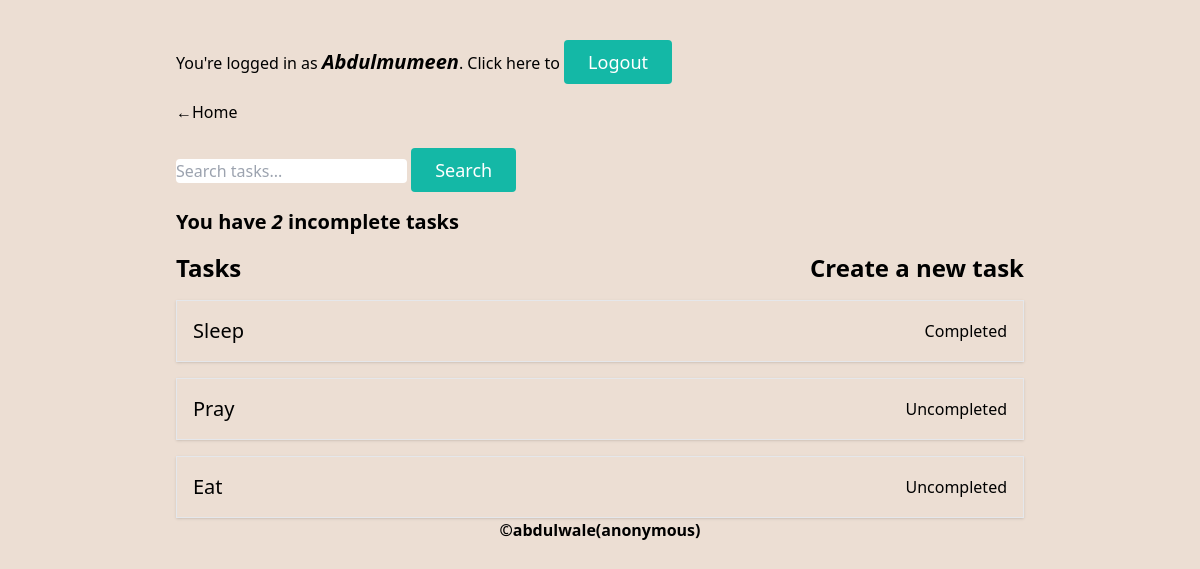
/todo-app/ (signed in), run on the app's committed database.
### todo_app/models.py (models this page shows)
class Task(models.Model):
    user = models.ForeignKey(User, on_delete=models.CASCADE)
    title = models.CharField(max_length=25)
    description = models.TextField()
    created_at = models.DateTimeField(auto_now_add=True)
    is_completed = models.BooleanField(default=False)
    updated = models.DateTimeField(auto_now=True)
    class Meta:
        ordering = ['-is_completed']
    def __str__(self):
        return self.title

### todo_app/views.py (the view)
# urls.py: path('', homePage, name="home-page"),
@login_required
def homePage(request):
    q = request.GET.get('q', None)
    if q is None or q is "":
        tasks = Task.objects.filter(user=request.user)
    elif q is not None:
        tasks = Task.objects.filter(user=request.user, title__icontains=q)
    count = Task.objects.filter(user=request.user, is_completed=False).count()
    return render(request, 'todo_app/homepage.html', {'tasks':tasks, 'count':count})

### todo_app/templates/todo_app/homepage.html
{% extends "todo_app/base.html" %} {% block title %}Tasks{% endblock %}
{% block content %}
<a href="{% url 'land-page' %}">&larr;Home</a>
<nav>
  <div class="flex justify-between items-center">
    <form action="" method="get">
      <input
        type="text"
        id="q"
        name="q"
        value="{{ request.GET.q }}"
        placeholder="Search tasks..."
        aria-label="Search"
        class="rounded"
      />
      <button
        class="mt-6 inline-flex text-white bg-teal-500 border-0 py-2 px-6 focus:outline-none hover:bg-teal-600 rounded text-lg"
        type="submit"
      >
        Search
      </button>
    </form>
  </div>
</nav>
<h3 class="mt-4 mb-4 text-xl font-bold">
  You have <em>{{count}}</em> incomplete tasks
</h3>
<div class="flex mb-4 mt-4 font-bold text-2xl justify-between items-center">
  <h2>Tasks</h2>
  <a class="items-end" href="{% url 'todo-app:create-page' %}"
    >Create a new task</a
  >
</div>
<ul class="space-y-4">
  {% for task in tasks %}
  <div
    class="flex py-4 px-4 justify-between items-center shadow border border-solid"
  >
    <div>
      <li>
        <a class="text-xl" href="{% url 'todo-app:detail-page' task.pk %}"
          >{{task}}</a
        >
      </li>
    </div>
    <div>
      {% if task.is_completed %}
      <p>Completed</p>
      {% else %}
      <p>Uncompleted</p>
      {% endif %}
    </div>
  </div>
  {% endfor %}
</ul>
{% endblock %}

### todo_app/templates/todo_app/base.html (shortened to what this page needs)
{% load static tailwind_tags %}
<!DOCTYPE html>
<html lang="en">
  <head>
    {% tailwind_css %}
  </head>
  <body class="max-h-screen bg-[#ecded3]">
    <div class="max-w-4xl p-6 px-6 mx-auto mt-4">
      <div class="mb-4">
        {% if user.is_authenticated %}
        <p>
          You're logged in as
          <em class="text-xl font-bold">{{request.user}}</em>. Click here to
          <a
            class="inline-flex text-white bg-teal-500 border-0 py-2 px-6 focus:outline-none hover:bg-teal-600 rounded text-lg"
            href="{% url 'logout' %}"
            >Logout</a
          >
        </p>
        {% endif %}
      </div>
      {% block content %} {% endblock %}
      <footer class="text-center font-bold text-black">
        &copy;<a href="https://github.com/Abdulmumin3/DJTodoApp"
          >abdulwale(anonymous)</a
        >
      </footer>
    </div>
  </body>
</html>

### data on the page
Task: title "Sleep", is_completed "Completed"
Task: title "Pray", is_completed "Uncompleted"
Task: title "Eat", is_completed "Uncompleted"

### other printed values
{{ request.user }} "Abdulmumeen"
{{ count }} "2"
